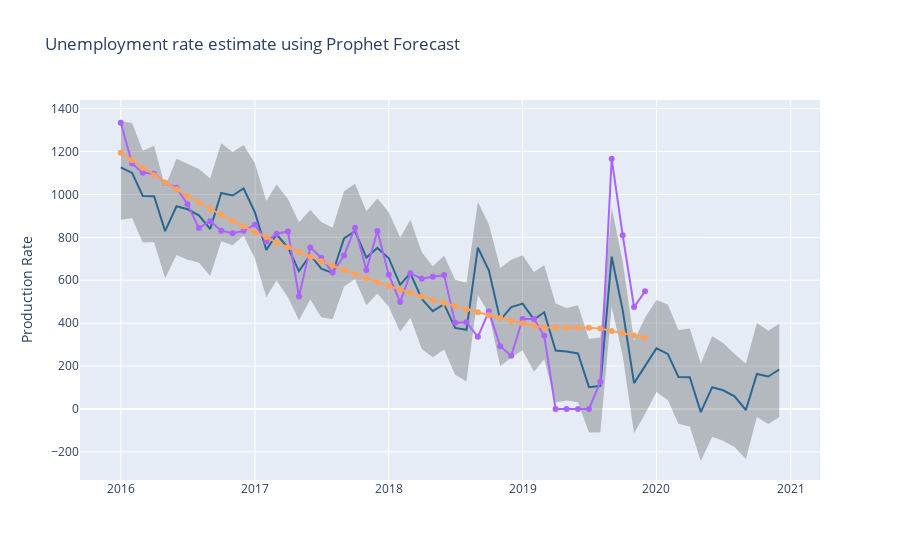

Notebook source saved alongside this figure:
### Code cell
timeseries(forecast,'ds', 'yhat', 'yhat_lower', 'yhat_upper', actual = df1, save = True)
